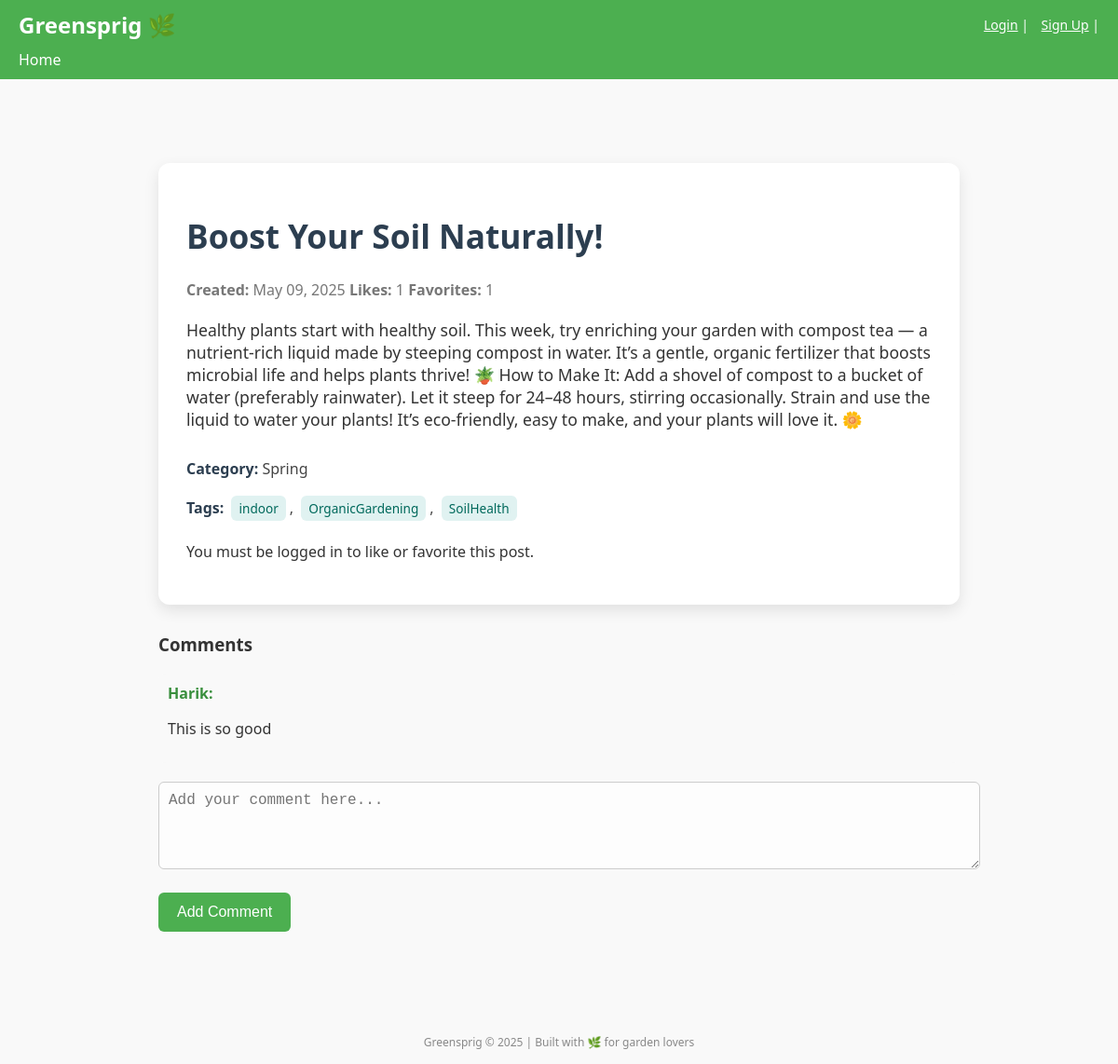
The app's page /post/4/ with its own data.
### plants/models.py (models this page shows, shortened)
class Post(models.Model):
    title = models.CharField(max_length=100)
    content = models.TextField()
    author = models.ForeignKey(User, on_delete=models.CASCADE)
    image = models.ImageField(upload_to='post_images/', blank=True, null=True)  # New field
    likes = models.ManyToManyField(User, related_name='liked_posts', blank=True)  # New
    created_at = models.DateTimeField(auto_now_add=True)
    categories = models.ForeignKey(Category, on_delete=models.SET_NULL, null=True, blank=True)
    tags = TaggableManager()
    @property
    def total_likes(self):  #  Add this method
        return self.likes.count()

class Category(models.Model):
    name = models.CharField(max_length=100, unique=True)
    description = models.TextField(blank=True, null=True)

class Comment(models.Model):
    post = models.ForeignKey(Post, related_name='comments', on_delete=models.CASCADE)
    author = models.ForeignKey(User, on_delete=models.CASCADE)
    content = models.TextField()
    created_at = models.DateTimeField(auto_now_add=True)

### plants/views.py (the view)
# urls.py: path('post/<int:pk>/', views.post_detail, name='post_detail'),
def post_detail(request, pk):
    post = get_object_or_404(Post, pk=pk)
    comments = post.comments.all()
    is_favorited = False
    if request.user.is_authenticated:
        is_favorited = Favorite.objects.filter(user=request.user, post=post).exists()
    if request.method == 'POST':
        form = CommentForm(request.POST)
        if form.is_valid():
            comment = form.save(commit=False)
            comment.post = post
            comment.author = request.user
            comment.save()
            return redirect('post_detail', pk=pk)
    else:
        form = CommentForm()
    return render(request, 'post_detail.html', {
        'post': post,
        'comments': comments,
        'form': form,
        'is_favorited': is_favorited,
    })

### plants/forms.py
class CommentForm(forms.ModelForm):
    class Meta:
        model = Comment
        fields = ['content']

### plants/templates/post_detail.html (shortened to what this page needs)
{% extends 'base.html' %}
{% block content %}
  <div class="post-detail-wrapper">
    <div class="post-detail-card">
      <h1>{{ post.title }}</h1>
      <p class="post-meta">
        <span><strong>Created:</strong> {{ post.created_at|date:"M d, Y" }}</span>
        <span><strong>Likes:</strong> {{ post.total_likes }}</span>
        <span><strong>Favorites:</strong> {{ post.favorites.count }}</span>
      </p>
      <div class="post-content">
        <p>{{ post.content }}</p>
      </div>
      <div class="post-meta-info">
        {% if post.categories %}
          <p><strong>Category:</strong> {{ post.categories.name }}</p>
        {% endif %}
        {% if post.tags.all %}
          <p>
            <strong>Tags:</strong>
            {% for tag in post.tags.all %}
              <span class="tag">{{ tag.name }}</span>{% if not forloop.last %},{% endif %}
            {% endfor %}
          </p>
        {% endif %}
      </div>
        {% if user.is_authenticated %}
          <form method="POST" action="{% url 'like_post' post.pk %}" class="like-form">
            {% csrf_token %}
            <button type="submit" class="btn-primary">
              {% if user in post.likes.all %}
                Unlike
              {% else %}
                Like
              {% endif %}
            </button>
          </form>
          <form method="POST" action="{% url 'toggle_favorite' post.pk %}" class="favorite-form">
            {% csrf_token %}
            <button type="submit" class="btn-primary">
              {% if is_favorited %}
                Unfavorite
              {% else %}
                Favorite
              {% endif %}
            </button>
          </form>
        {% else %}
          <p>You must be logged in to like or favorite this post.</p>
        {% endif %}
      </div>
      <div class="comments-section">
        <h3>Comments</h3>
        {% if post.comments.all %}
          <ul class="comments-list">
            {% for comment in post.comments.all %}
              <li class="comment">
                <strong>{{ comment.author.username }}:</strong>
                <p>{{ comment.content }}</p>
              </li>
            {% endfor %}
          </ul>
        {% else %}
          <p>No comments yet.</p>
        {% endif %}
        <form method="POST" action="{% url 'add_comment' post.pk %}" class="comment-form">
          <textarea name="content" rows="4" placeholder="Add your comment here..." required></textarea>
          <button type="submit" class="btn-primary">Add Comment</button>
        </form>
      </div>
    </div>
{% endblock %}

### plants/templates/base.html (shortened to what this page needs)
<!DOCTYPE html>
<html lang="en">
<head>
</head>
<body>
  <header>
    <div class="top-bar">
      <a href="{% url 'home' %}" class="logo">Greensprig 🌿</a>
      <div class="welcome">
        {% if user.is_authenticated %}
          Welcome, {{ user.username }} |
          <a href="{% url 'profile' %}">Profile</a> |
          <a href="{% url 'logout' %}">Logout</a>
        {% else %}
          <a href="{% url 'login' %}">Login</a> |
          <a href="{% url 'signup' %}">Sign Up</a> |
        {% endif %}
      </div>
    </div>
    <nav>
      <a href="{% url 'home' %}">Home</a>
    </nav>
  </header>
  <main class="content">
    {% block content %}{% endblock %}
  </main>
  <footer>
    Greensprig &copy; 2025 | Built with 🌿 for garden lovers
    <br>
  </footer>
</body>
</html>

### plants/templates/base.html (style rules this page uses)
:root { --primary-color: #4CAF50; --light-gray: #f9f9f9; --text-color: #333; --white: #ffffff; }
body { margin: 0; font-family: 'Segoe UI', Tahoma, Geneva, Verdana, sans-serif; background-color: var(--light-gray); color: var(--text-color); }
header { background-color: var(--primary-color); color: var(--white); padding: 10px 20px; display: flex; flex-direction: column; }
header .top-bar { display: flex; justify-content: space-between; align-items: center; }
header .logo { font-size: 24px; font-weight: bold; text-decoration: none; color: var(--white); }
.welcome { font-size: 14px; }
.welcome a { color: var(--white); margin-left: 10px; text-decoration: underline; }
nav { margin-top: 10px; }
nav a { margin-right: 15px; color: var(--white); text-decoration: none; font-weight: 500; }
.content { padding: 30px 20px; max-width: 900px; margin: 0 auto; }
footer { text-align: center; padding: 15px; font-size: 12px; color: #888; }

### plants/templates/post_detail.html (style rules this page uses)
.post-detail-wrapper { max-width: 900px; margin: 40px auto; padding: 20px; }
.post-detail-card { background: white; padding: 30px; border-radius: 12px; box-shadow: 0 6px 16px rgba(0, 0, 0, 0.1); }
.post-detail-card h1 { font-size: 2.2rem; color: #2c3e50; }
.post-meta { font-size: 1rem; color: #777; margin-bottom: 20px; }
.post-content { font-size: 1.1rem; margin-bottom: 30px; color: #333; }
.post-meta-info { margin: 20px 0; font-size: 1rem; color: #444; }
.post-meta-info strong { color: #2c3e50; }
.tag { display: inline-block; background-color: #e0f2f1; color: #00695c; padding: 4px 8px; margin: 2px 4px; font-size: 0.85rem; border-radius: 6px; }
.btn-secondary, .btn-danger, .btn-primary { padding: 10px 20px; border-radius: 6px; text-decoration: none; display: inline-block; margin: 5px 0; font-size: 1rem; transition: background-color 0.3s; }
.btn-primary { background-color: #4CAF50; color: white; }
.comments-section { margin-top: 30px; }
.comments-list { list-style: none; padding-left: 0; }
.comment { margin-bottom: 15px; font-size: 1rem; background-color: #f9f9f9; padding: 10px; border-radius: 8px; }
.comment strong { color: #388e3c; }
.comment-form { margin-top: 20px; }
.comment-form textarea { width: 100%; padding: 10px; border-radius: 6px; border: 1px solid #ccc; font-size: 1rem; margin-bottom: 15px; background-color: #fdfdfd; }
.comment-form button { padding: 12px 20px; background-color: #4CAF50; color: white; border: none; border-radius: 6px; font-size: 1rem; cursor: pointer; transition: background-color 0.3s; }

### records on screen
Post: title "Boost Your Soil Naturally!", created_at "May 09, 2025", total_likes "1", favorites.count "1", content "Healthy plants start with healthy soil. This week, try enriching your garden with compost tea — a nutrient-rich liquid made by steeping compost in water. It’s a gentle, organic fertilizer that boosts microbial life and helps plants thrive! 🪴 How to Make It: Add a shovel of compost to a bucket of water (preferably rainwater). Let it steep for 24–48 hours, stirring occasionally. Strain and use the liquid to water your plants! It’s eco-friendly, easy to make, and your plants will love it. 🌼", categories.name "Spring"
Tag: name "indoor"
Tag: name "OrganicGardening"
Tag: name "SoilHealth"
Comment: author.username "Harik", content "This is so good"
